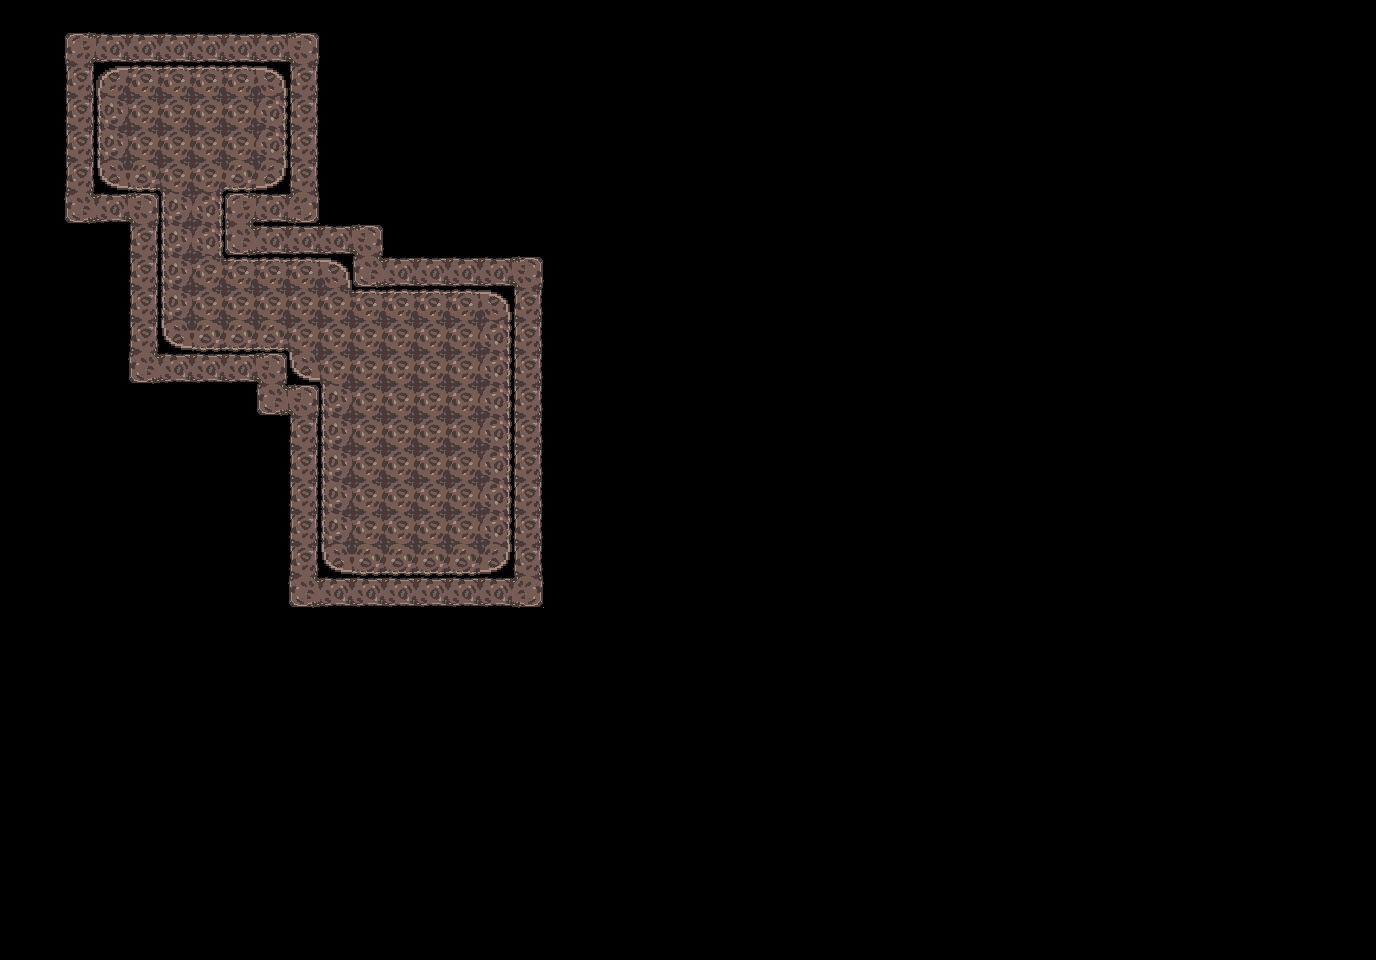

This is a level from a 2D game, rendered from its Tiled map with the project's own tilesets. A one-line summary and the complete map file follow:
An orthogonal 43x30 tile map with 32x32 px tiles, 1 tile layer (Capa de Patrones 1).

<map version="1.2" tiledversion="1.2.1" orientation="orthogonal" renderorder="right-down" width="43" height="30" tilewidth="32" tileheight="32" infinite="0" nextlayerid="2" nextobjectid="1">
 <tileset firstgid="1" source="dirtTile.tsx" />
 <layer id="1" name="Capa de Patrones 1" width="43" height="30">
  <data encoding="csv">
0,0,0,0,0,0,0,0,0,0,0,0,0,0,0,0,0,0,0,0,0,0,0,0,0,0,0,0,0,0,0,0,0,0,0,0,0,0,0,0,0,0,0,
0,0,19,8,8,8,8,8,8,20,0,0,0,0,0,0,0,0,0,0,0,0,0,0,0,0,0,0,0,0,0,0,0,0,0,0,0,0,0,0,0,0,0,
0,0,18,1,2,2,2,2,3,18,0,0,0,0,0,0,0,0,0,0,0,0,0,0,0,0,0,0,0,0,0,0,0,0,0,0,0,0,0,0,0,0,0,
0,0,18,13,14,14,14,14,15,18,0,0,0,0,0,0,0,0,0,0,0,0,0,0,0,0,0,0,0,0,0,0,0,0,0,0,0,0,0,0,0,0,0,
0,0,18,13,14,14,14,14,15,18,0,0,0,0,0,0,0,0,0,0,0,0,0,0,0,0,0,0,0,0,0,0,0,0,0,0,0,0,0,0,0,0,0,
0,0,18,25,26,14,14,26,27,18,0,0,0,0,0,0,0,0,0,0,0,0,0,0,0,0,0,0,0,0,0,0,0,0,0,0,0,0,0,0,0,0,0,
0,0,31,8,20,13,15,19,8,32,0,0,0,0,0,0,0,0,0,0,0,0,0,0,0,0,0,0,0,0,0,0,0,0,0,0,0,0,0,0,0,0,0,
0,0,0,0,18,13,15,31,8,8,8,20,0,0,0,0,0,0,0,0,0,0,0,0,0,0,0,0,0,0,0,0,0,0,0,0,0,0,0,0,0,0,0,
0,0,0,0,18,13,14,2,2,2,3,31,8,8,8,8,20,0,0,0,0,0,0,0,0,0,0,0,0,0,0,0,0,0,0,0,0,0,0,0,0,0,0,
0,0,0,0,18,13,14,14,14,14,14,2,2,2,2,3,18,0,0,0,0,0,0,0,0,0,0,0,0,0,0,0,0,0,0,0,0,0,0,0,0,0,0,
0,0,0,0,18,25,26,26,26,14,14,14,14,14,14,15,18,0,0,0,0,0,0,0,0,0,0,0,0,0,0,0,0,0,0,0,0,0,0,0,0,0,0,
0,0,0,0,31,8,8,8,20,25,14,14,14,14,14,15,18,0,0,0,0,0,0,0,0,0,0,0,0,0,0,0,0,0,0,0,0,0,0,0,0,0,0,
0,0,0,0,0,0,0,0,31,20,13,14,14,14,14,15,18,0,0,0,0,0,0,0,0,0,0,0,0,0,0,0,0,0,0,0,0,0,0,0,0,0,0,
0,0,0,0,0,0,0,0,0,18,13,14,14,14,14,15,18,0,0,0,0,0,0,0,0,0,0,0,0,0,0,0,0,0,0,0,0,0,0,0,0,0,0,
0,0,0,0,0,0,0,0,0,18,13,14,14,14,14,15,18,0,0,0,0,0,0,0,0,0,0,0,0,0,0,0,0,0,0,0,0,0,0,0,0,0,0,
0,0,0,0,0,0,0,0,0,18,13,14,14,14,14,15,18,0,0,0,0,0,0,0,0,0,0,0,0,0,0,0,0,0,0,0,0,0,0,0,0,0,0,
0,0,0,0,0,0,0,0,0,18,13,14,14,14,14,15,18,0,0,0,0,0,0,0,0,0,0,0,0,0,0,0,0,0,0,0,0,0,0,0,0,0,0,
0,0,0,0,0,0,0,0,0,18,25,26,26,26,26,27,18,0,0,0,0,0,0,0,0,0,0,0,0,0,0,0,0,0,0,0,0,0,0,0,0,0,0,
0,0,0,0,0,0,0,0,0,31,8,8,8,8,8,8,32,0,0,0,0,0,0,0,0,0,0,0,0,0,0,0,0,0,0,0,0,0,0,0,0,0,0,
0,0,0,0,0,0,0,0,0,0,0,0,0,0,0,0,0,0,0,0,0,0,0,0,0,0,0,0,0,0,0,0,0,0,0,0,0,0,0,0,0,0,0,
0,0,0,0,0,0,0,0,0,0,0,0,0,0,0,0,0,0,0,0,0,0,0,0,0,0,0,0,0,0,0,0,0,0,0,0,0,0,0,0,0,0,0,
0,0,0,0,0,0,0,0,0,0,0,0,0,0,0,0,0,0,0,0,0,0,0,0,0,0,0,0,0,0,0,0,0,0,0,0,0,0,0,0,0,0,0,
0,0,0,0,0,0,0,0,0,0,0,0,0,0,0,0,0,0,0,0,0,0,0,0,0,0,0,0,0,0,0,0,0,0,0,0,0,0,0,0,0,0,0,
0,0,0,0,0,0,0,0,0,0,0,0,0,0,0,0,0,0,0,0,0,0,0,0,0,0,0,0,0,0,0,0,0,0,0,0,0,0,0,0,0,0,0,
0,0,0,0,0,0,0,0,0,0,0,0,0,0,0,0,0,0,0,0,0,0,0,0,0,0,0,0,0,0,0,0,0,0,0,0,0,0,0,0,0,0,0,
0,0,0,0,0,0,0,0,0,0,0,0,0,0,0,0,0,0,0,0,0,0,0,0,0,0,0,0,0,0,0,0,0,0,0,0,0,0,0,0,0,0,0,
0,0,0,0,0,0,0,0,0,0,0,0,0,0,0,0,0,0,0,0,0,0,0,0,0,0,0,0,0,0,0,0,0,0,0,0,0,0,0,0,0,0,0,
0,0,0,0,0,0,0,0,0,0,0,0,0,0,0,0,0,0,0,0,0,0,0,0,0,0,0,0,0,0,0,0,0,0,0,0,0,0,0,0,0,0,0,
0,0,0,0,0,0,0,0,0,0,0,0,0,0,0,0,0,0,0,0,0,0,0,0,0,0,0,0,0,0,0,0,0,0,0,0,0,0,0,0,0,0,0,
0,0,0,0,0,0,0,0,0,0,0,0,0,0,0,0,0,0,0,0,0,0,0,0,0,0,0,0,0,0,0,0,0,0,0,0,0,0,0,0,0,0,0
</data>
 </layer>
</map>